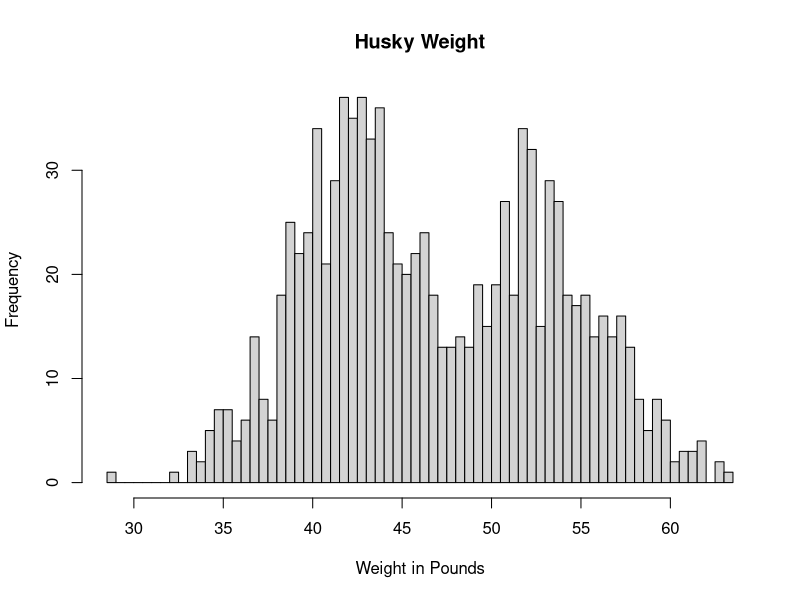
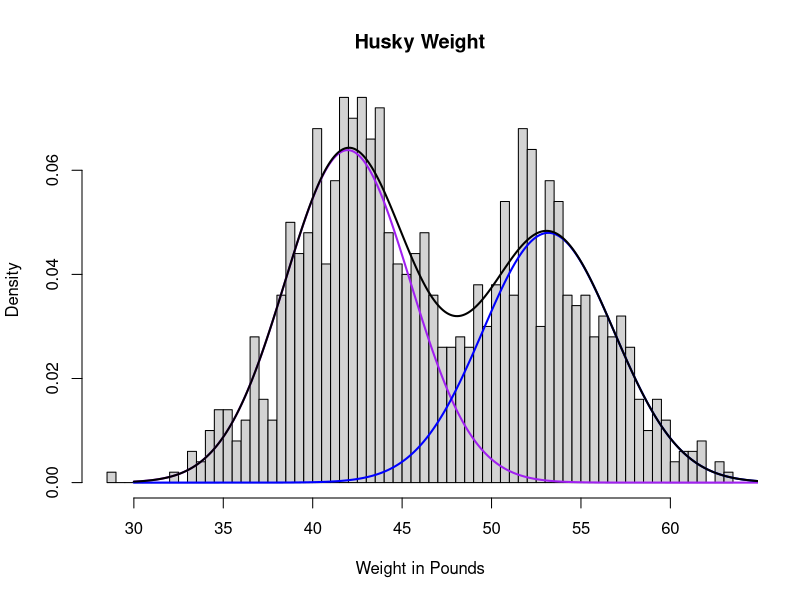

Source code (R) for these figures, in order: (Note: a time limit stopped this script after it produced the figures.)
# Husky Mixture Model R Code for MAIML Presentation
# Evans Hedges

# Create husky dataset
x = c(rnorm(570, 42, 3.5), rnorm(430, 53, 4))
hist(x, breaks=50, main='Husky Weight', xlab='Weight in Pounds')




# Expectation Maximization Method
epsilon = 0.1

# Compute expectation of a given datapoint
compute_expectation <- function(y, pi1, mu1, sigma1, mu2, sigma2){
  numerator = pi1 * dnorm(y, mu1, sigma1)
  denominator = pi1 * dnorm(y, mu1, sigma1) + (1-pi1) * dnorm(y, mu2, sigma2)
  return(numerator / denominator)
}

# Compute expectations for list of datapoints
compute_expectations <- function(y, pi1, mu1, sigma1, mu2, sigma2){
  return_list = c()
  for (val in y){
    return_list = append(return_list, compute_expectation(y, pi1=pi1, mu1=mu1, sigma1=sigma1, mu2=mu2, sigma2=sigma2))
  }
  return(return_list)
}

# Given our expectations, return the new maximally likely pi parameter
max_pi <- function(expectation_list){
  placeholder_pi = 0
  for (val in expectation_list){
    placeholder_pi = placeholder_pi + val
  }
  return(placeholder_pi / length(expectation_list))
}

# Given our expectations, return the new maximally likely mu1 parameter
max_mu1 <- function(y, expectation_list){
  numerator = 0
  denominator = 0
  for (i in 1:length(y)){
    numerator = numerator + y[i] * expectation_list[i]
    denominator = denominator + expectation_list[i]
  }
  return(numerator / denominator)
}

# Given our expectations, return the new maximally likely mu2 parameter
max_mu2 <- function(y, expectation_list){
  numerator = 0
  denominator = 0
  for (i in 1:length(y)){
    numerator = numerator + y[i] * (1-expectation_list)[i]
    denominator = denominator + (1-expectation_list)[i]
  }
  return(numerator / denominator)
}

# Given our expectations, return the new maximally likely sigma1 parameter
max_sigma1 <- function(y, expectation_list, muval){
  numerator = 0
  denominator = 0
  for (i in 1:length(y)){
    numerator = numerator + expectation_list[i]*(y[i] - muval)^2
    denominator = denominator + expectation_list[i]
  }
  return(sqrt(numerator / denominator))
}

# Given our expectations, return the new maximally likely sigma2 parameter
max_sigma2 <- function(y, expectation_list, muval){
  numerator = 0
  denominator = 0
  for (i in 1:length(y)){
    numerator = numerator + (1-expectation_list[i])*(y[i] - muval)^2
    denominator = denominator + (1-expectation_list)[i]
  }
  return(sqrt(numerator / denominator))
}



# Initialize Parameters
pi = 0.5
muhat1 = 35
sigmahat1 = 1
muhat2 = 60
sigmahat2 = 1

# Track expectations
expectations = rep(0, length(x))

# EM Algorithm
counter = 0
while(TRUE){
  counter = counter + 1
  print(counter)
  # Expectation Step
  expectations = compute_expectations(x, pi, muhat1, sigmahat1, muhat2, sigmahat2)
  # Track new maximally likely model parameters
  newpi = max_pi(expectations)
  newmu1 = max_mu1(x, expectations)
  newmu2 = max_mu2(x, expectations)
  newsigma1 = max_sigma1(x, expectations, newmu1)
  newsigma2 = max_sigma2(x, expectations, newmu2)
  
  # Compare norm difference of model parameters to check for convergence
  norm_diff = 0
  norm_diff = sqrt((newpi-pi)^2 + (newmu1 - muhat1)^2 + (newmu2 - muhat2)^2 + (newsigma1 - sigmahat1)^2 + (newsigma2 - sigmahat2)^2)
  
  # Update stored model parameters
  pi = newpi
  muhat1 = newmu1
  muhat2 = newmu2
  sigmahat1 = newsigma1
  sigmahat2 = newsigma2
  
  # Stop if we have convergence within our pre-defined epsilon
  if(norm_diff < epsilon){
    break
  }
  
  # Halt at 100 iterations for the sake of my laptop
  if (counter > 100){
    break
  }
}


# Print mixture model parameters
print(pi)
print(muhat1)
print(sigmahat1)
print(muhat2)
print(sigmahat2)
print(counter)


xvals = seq(from=30, to=65, by=0.1)
hist(x, breaks=50, main='Husky Weight', xlab='Weight in Pounds', prob=TRUE)
lines(xvals, pi*dnorm(xvals, muhat1, sigmahat1), col='purple', lwd=2)
lines(xvals, (1-pi)*dnorm(xvals, muhat2, sigmahat2), col='blue', lwd=2)
lines(xvals, pi*dnorm(xvals, muhat1, sigmahat1) + (1-pi)*dnorm(xvals, muhat2, sigmahat2), lwd=2)






#######################################################
#######################################################

# Failed attempt at gradient descent is below. 

#######################################################
#######################################################



# Log Likelihood Function
log_likelihood <- function(pi1, mu1, sigma1, mu2, sigma2, y){
  sum = 0
  for (val in y){
    lik =  pi1 * dnorm(val, mean=mu1, sd=sigma1) + (1-pi1) * dnorm(val, mean=mu2, sd=sigma2)
    sum = sum + log(lik)
  }
  return(sum)
}

# LL Partial wrt pi1
partial_pi1 <- function(pi1, mu1, sigma1, mu2, sigma2, y){
  sum = 0
  for (val in y){
    denominator = pi1 * dnorm(val, mean=mu1, sd=sigma1) + (1-pi1) * dnorm(val, mean=mu2, sd=sigma2)
    numerator = dnorm(val, mean=mu1, sd=sigma1) -  dnorm(val, mean=mu2, sd=sigma2)
    sum = sum + (numerator/denominator)
  }
  return(sum)
}

# LL Partial wrt mu1
partial_mu1 <- function(pi1, mu1, sigma1, mu2, sigma2, y){
  sum = 0
  for (val in y){
    denominator = pi1 * dnorm(val, mean=mu1, sd=sigma1) + (1-pi1) * dnorm(val, mean=mu2, sd=sigma2)
    numerator = pi1 * dnorm(val, mean=mu1, sd=sigma1) * ( (val - mu1) / sigma1^2)
    sum = sum + (numerator/denominator)
  }
  return(sum)
}

# LL Partial wrt sigma1
partial_sigma1 <- function(pi1, mu1, sigma1, mu2, sigma2, y){
  sum = 0
  for (val in y){
    denominator = pi1 * dnorm(val, mean=mu1, sd=sigma1) + (1-pi1) * dnorm(val, mean=mu2, sd=sigma2)
    numerator = pi1 * dnorm(val, mean=mu1, sd=sigma1) * ( (val - mu1)^2 / sigma1^3)
    sum = sum + (numerator/denominator)
  }
  return(sum)
}


# LL Partial wrt mu2
partial_mu2 <- function(pi1, mu1, sigma1, mu2, sigma2, y){
  sum = 0
  for (val in y){
    denominator = pi1 * dnorm(val, mean=mu1, sd=sigma1) + (1-pi1) * dnorm(val, mean=mu2, sd=sigma2)
    numerator = (1-pi1) * dnorm(val, mean=mu2, sd=sigma2) * ( (val - mu2) / sigma2^2)
    sum = sum + (numerator/denominator)
  }
  return(sum)
}

# LL Partial wrt sigma12
partial_sigma2 <- function(pi1, mu1, sigma1, mu2, sigma2, y){
  sum = 0
  for (val in y){
    denominator = pi1 * dnorm(val, mean=mu1, sd=sigma1) + (1-pi1) * dnorm(val, mean=mu2, sd=sigma2)
    numerator = (1-pi1) * dnorm(val, mean=mu2, sd=sigma2) * ( (val - mu2)^2 / sigma2^3)
    sum = sum + (numerator/denominator)
  }
  return(sum)
}

# Initialize Parameters
pi = 0.5
muhat1 = 35
sigmahat1 = 0.5
muhat2 = 50
sigmahat2 = 0.5

# Learning Rate
delta = 0.01
log_likelihood_tracker = c()

# Stochastic Gradient Ascent
for (k in 1:10000){
  # Sample 5% of the dataset
  stochastic_sample = sample(x, floor(length(x) * 0.05), replace = FALSE)
  # Store each updated parameter
  newpi = pi + delta * partial_pi1(pi, muhat1, sigmahat1, muhat2, sigmahat2, stochastic_sample)
  newmu1 = muhat1 + delta * partial_mu1(pi, muhat1, sigmahat1, muhat2, sigmahat2, stochastic_sample)
  newsigma1 = sigmahat1 + delta * partial_sigma1(pi, muhat1, sigmahat1, muhat2, sigmahat2, stochastic_sample)
  newmu2 = muhat2 + delta * partial_mu2(pi, muhat1, sigmahat1, muhat2, sigmahat2, stochastic_sample)
  newsigma2 = sigmahat2 + delta * partial_sigma2(pi, muhat1, sigmahat1, muhat2, sigmahat2, stochastic_sample)
  
  # Update parameters
  pi = newpi
  muhat1 = newmu1
  sigmahat1 = newsigma1
  muhat2 = newmu2
  sigmahat2 = newsigma2
  
  # Track log likelihood of current iteration
  log_likelihood_tracker = append(log_likelihood_tracker, log_likelihood(pi, muhat1, sigmahat1, muhat2, sigmahat2, x))
}
